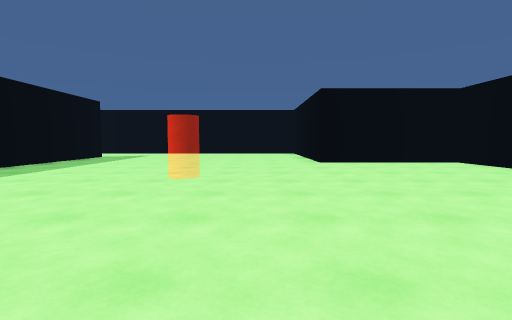
[1] (above)

14 first-person views from a walk through a 3-D level made in the Unity game engine. The camera is 1.2 m above the floor, tilts 4° down and sees 85° across. The floor is counted in squares, 2 m on a side. Each view is taken from the middle of a square. On the plan, view 1 faces up. The plan holds only what a view shows up to about 9 squares ahead; the rest is blank. The place goes on beyond the plan. The player is left out. Some animated figures are not drawn.

[2]
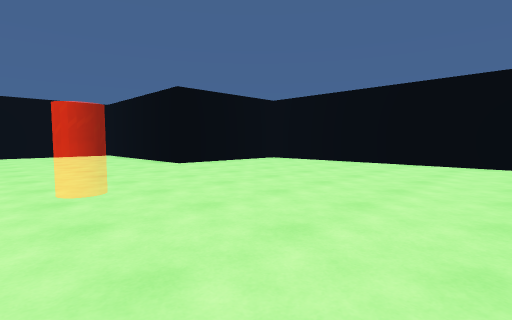

[3]
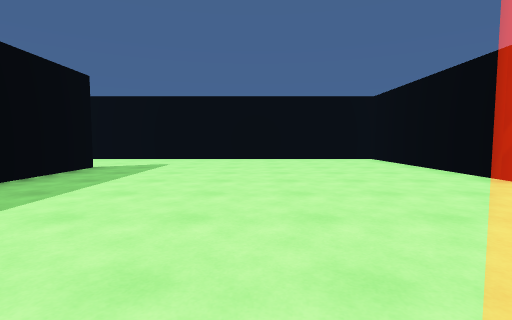

[4]
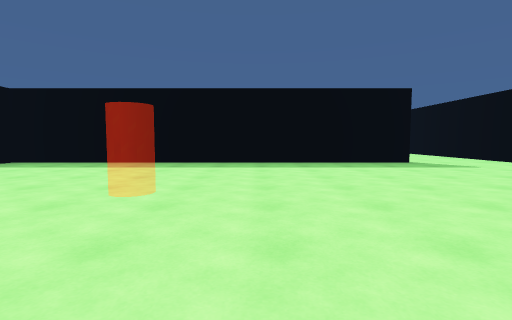

[5]
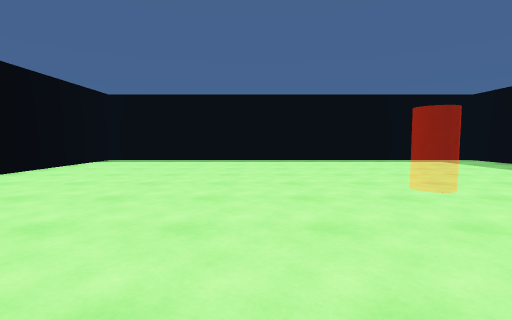

[6]
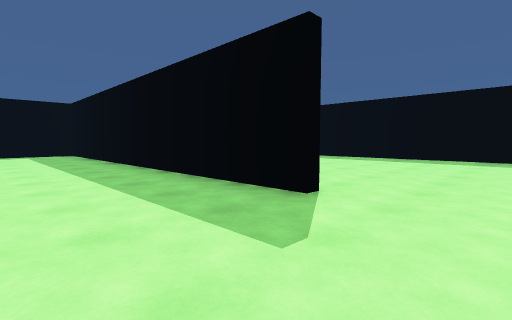

[7]
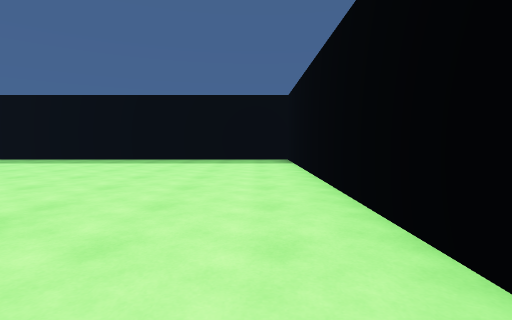

[8]
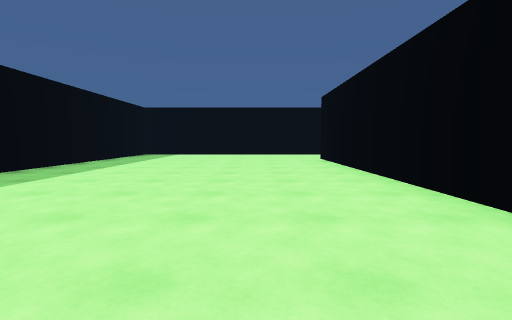

[9]
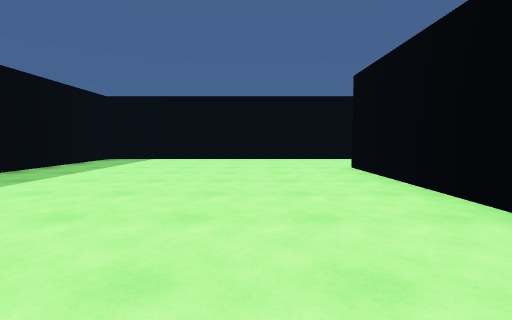

[10]
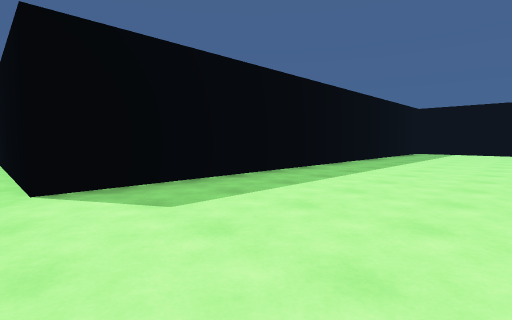

[11]
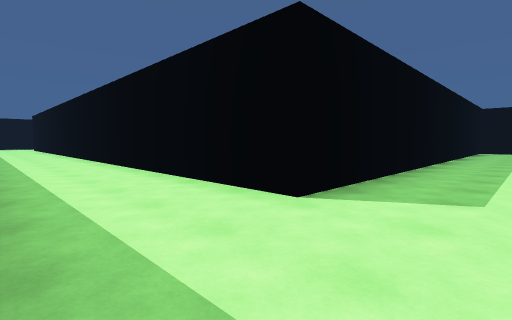

[12]
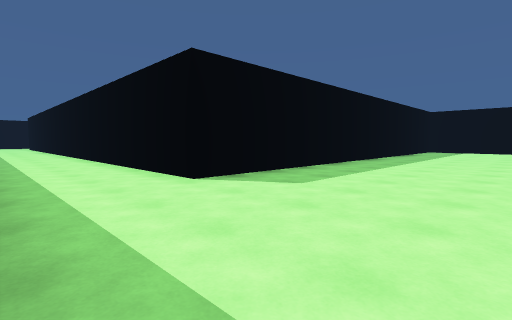

[13]
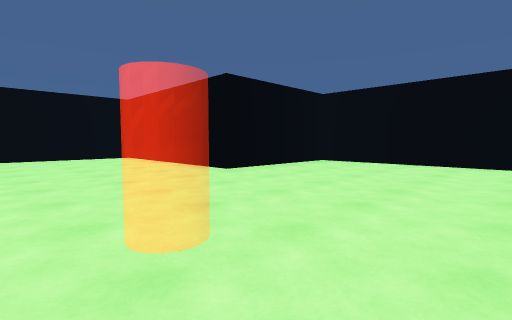

[14]
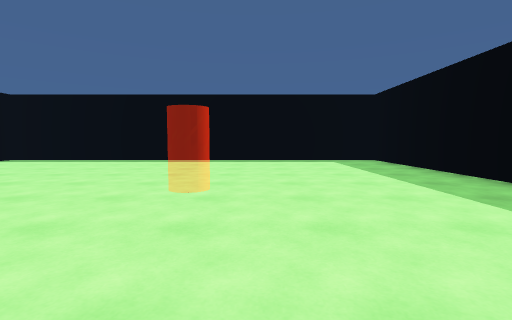

### Floor plan
Points are (right, up) in squares from view 1. A wall is a line through its corners. A room is listed if a view was taken in it or the views show most of it. See-through windows are left out.
Room 1 (views 1, 2, 3, 4, 5, 6, 7, 13, 14)
walls: (1.8, 7.8) (1.8, 13) (-6.4, 13); (-5.6, 4.5) (-5.6, -0.6) (5.5, -0.6) (5.5, 1.5); (5.5, 3.6) (5.5, 7.6) (2.2, 7.6); (-5.6, 10.3) (-5.6, 6)
ways out: opening at (-6, 11.5) to room 2
Room 2 (views 8, 9, 10, 11, 12)
walls: (-16.6, -0.6) (-21.4, -0.6); (-5.9, 8.8) (-5.9, 10.1); (-6.4, 13) (-12.7, 13) (-12.7, 3.9)
ways out: opening at (-6, 11.5) to room 1

Where each view was taken, in squares from view 1:
view 1: 0 up, 0 right, facing up
view 2: 1 up, 2 left, facing up-right
view 3: 4 up, 2 left, facing up
view 4: 6 up, 2 right, facing left
view 5: 8 up, 1 right, facing down
view 6: 12 up, 3 left, facing down-left
view 7: 12 up, 4 left, facing left
view 8: 1 up, 8 left, facing up
view 9: 4 up, 8 left, facing up
view 10: 1 down, 9 left, facing up-left
view 11: 3 down, 11 left, facing up-left
view 12: 3 down, 9 left, facing up-left
view 13: 3 up, 2 left, facing up-right
view 14: 8 up, 2 left, facing down
